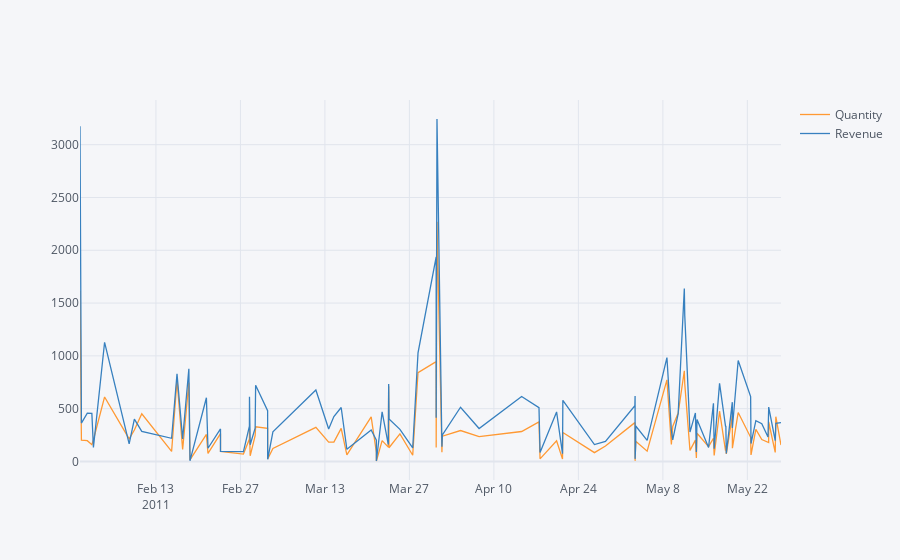

The notebook cell this image was saved under:
### Markdown cell above
## 2. Create an interactive line chart showing quantity and revenue sold to France between January 1st and May 31st 2011.

### Code cell
import plotly.express as px
filtro2 = data[(data['Country']=='France')&(data['InvoiceDate']<'2011-05-31')&(data['InvoiceDate']>'2011-01-31')]
filtro2.groupby('InvoiceDate'). agg({'Quantity':'sum','Revenue':'sum'}).iplot(filename='cufflinks/line-example')
